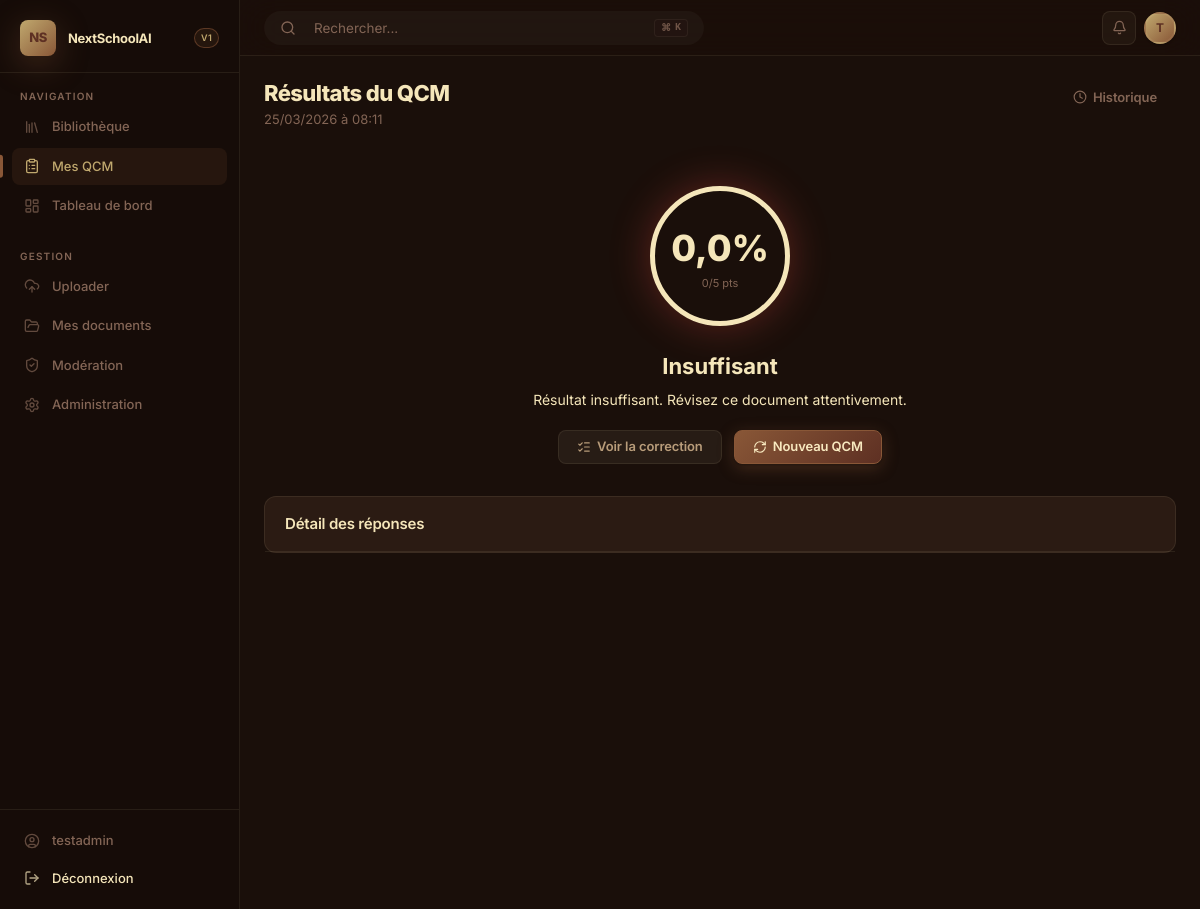
Page /qcm/session/2/resultats/ (signed in) on the committed database.
### accounts/models.py (models this page shows, shortened)
class Utilisateur(AbstractUser):
    SEXE_CHOICES = [
        ('M', _('Masculin')),
        ('F', _('Féminin')),
        ('A', _('Autre')),
    ]
    THEME_CHOICES = [
        ('brownie',  'Brownie (chaud & sombre)'),
        ('midnight', 'Midnight (noir profond)'),
        ('arctic',   'Arctic (blanc épuré)'),
        ('forest',   'Forest (vert sombre)'),
        ('ocean',    'Ocean (bleu profond)'),
        ('rose',     'Rose (mauve chaud)'),
        ('noir',     'Noir (contraste élevé)'),
    ]
    avatar = models.ImageField(
        upload_to='avatars/',
        null=True,
        blank=True,
        verbose_name=_("Photo de profil")
    )
    sexe = models.CharField(
        max_length=1,
        choices=SEXE_CHOICES,
        blank=True,
        verbose_name=_("Sexe")
    )
    theme = models.CharField(
        max_length=20,
        choices=THEME_CHOICES,
        default='brownie',
        verbose_name=_("Thème visuel")
    )
    role = models.ForeignKey(
        Role,
        on_delete=models.SET_NULL,
        null=True,
        blank=True,
        related_name='utilisateurs',
        verbose_name=_("Rôle")
    )
    groups = models.ManyToManyField(
        'auth.Group',
        related_name='nextschool_utilisateurs',
        blank=True,
        verbose_name=_("Groupes"),
    )
    user_permissions = models.ManyToManyField(
        'auth.Permission',
        related_name='nextschool_utilisateurs',
        blank=True,
        verbose_name=_("Permissions utilisateur"),
    )
    objects = UtilisateurManager()
    class Meta:
        verbose_name        = _("Utilisateur")
        verbose_name_plural = _("Utilisateurs")
        ordering            = ['last_name', 'first_name']
    @property
    def est_enseignant(self):
        return self.role and self.role.code == 'enseignant'
    @property
    def est_admin(self):
        return self.is_superuser or (self.role and self.role.code == 'admin')

### quiz/models.py (models this page shows, shortened)
class SessionQCM(models.Model):
    STATUT_CHOICES = [
        ('en_cours',  _('En cours')),
        ('termine',   _('Terminé')),
        ('abandonne', _('Abandonné')),
    ]
    utilisateur = models.ForeignKey(
        settings.AUTH_USER_MODEL,
        on_delete=models.CASCADE,
        related_name='sessions_qcm',
        verbose_name=_("Utilisateur")
    )
    interaction = models.ForeignKey(
        'ia.InteractionIA',
        on_delete=models.CASCADE,
        related_name='sessions',
        verbose_name=_("Interaction IA (QCM source)"),
        null=True,
        blank=True
    )
    document = models.ForeignKey(
        'documents.Document',
        on_delete=models.SET_NULL,
        null=True,
        blank=True,
        related_name='sessions_qcm',
        verbose_name=_("Document source")
    )
    date_debut  = models.DateTimeField(auto_now_add=True, verbose_name=_("Date de début"))
    date_fin    = models.DateTimeField(blank=True, null=True, verbose_name=_("Date de fin"))
    statut      = models.CharField(
        max_length=20,
        choices=STATUT_CHOICES,
        default='en_cours',
        verbose_name=_("Statut")
    )
    score_obtenu    = models.PositiveSmallIntegerField(default=0, verbose_name=_("Score obtenu"))
    score_total     = models.PositiveSmallIntegerField(default=0, verbose_name=_("Score total possible"))
    nb_questions    = models.PositiveSmallIntegerField(default=0, verbose_name=_("Nombre de questions"))
    @property
    def pourcentage(self):
        if self.score_total == 0:
            return 0
        return round((self.score_obtenu / self.score_total) * 100, 1)
    @property
    def mention(self):
        pct = self.pourcentage
        if pct >= 90:
            return "Excellent"
        elif pct >= 75:
            return "Bien"
        elif pct >= 60:
            return "Assez bien"
        elif pct >= 50:
            return "Passable"
        return "Insuffisant"
    class Meta:
        verbose_name        = _("Session QCM")
        verbose_name_plural = _("Sessions QCM")
        ordering            = ['-date_debut']
        indexes             = [
            models.Index(fields=['utilisateur', 'statut']),
            models.Index(fields=['document', 'statut']),
        ]

### quiz/views.py (the view)
# urls.py: path('session/<int:session_pk>/resultats/', views.resultats_qcm, name='resultats'),
@login_required
def resultats_qcm(request, session_pk):
    session = get_object_or_404(SessionQCM, pk=session_pk, utilisateur=request.user)
    reponses = ReponseSession.objects.filter(
        session=session
    ).select_related('question', 'option_choisie').prefetch_related('question__options')
    return render(request, 'quiz/resultats.html', {
        'session':    session,
        'reponses':   reponses,
        'titre_page': f"Résultats — {session.pourcentage}%",
    })

### templates/quiz/resultats.html (shortened to what this page needs)
{% extends "base.html" %}
{% block nav_qcm %}active{% endblock %}
{% block content %}
<div class="page-header">
  <div class="page-header-left">
    <h1 class="page-title">Résultats du QCM</h1>
    <p class="page-subtitle">{{ session.date_debut|date:"d/m/Y à H:i" }}</p>
  </div>
  <a href="{% url 'quiz:historique' %}" class="btn btn-ghost">
    <i data-lucide="clock"></i> Historique
  </a>
</div>
<div style="text-align:center;padding:32px 0;">
  <div class="score-circle" style="border-color:{% if session.pourcentage >= 60 %}var(--success){% elif session.pourcentage >= 40 %}var(--warning){% else %}var(--danger){% endif %};box-shadow:0 0 40px {% if session.pourcentage >= 60 %}rgba(63,185,80,0.3){% elif session.pourcentage >= 40 %}rgba(210,153,34,0.3){% else %}rgba(248,81,73,0.3){% endif %};">
    <div class="score-number">{{ session.pourcentage }}%</div>
    <div class="score-label">{{ session.score_obtenu }}/{{ session.score_total }} pts</div>
  </div>
  <h2 style="font-size:22px;font-weight:700;color:var(--text-primary);margin-bottom:6px;">{{ session.mention }}</h2>
  <p style="font-size:14px;color:var(--text-secondary);">
    {% if session.pourcentage >= 80 %}Excellent travail ! Continuez comme ça. 🎉
    {% elif session.pourcentage >= 60 %}Bien ! Quelques points à revoir.
    {% elif session.pourcentage >= 40 %}Des efforts à fournir. Repassez ce cours.
    {% else %}Résultat insuffisant. Révisez ce document attentivement.{% endif %}
  </p>
  <div style="display:flex;gap:12px;justify-content:center;margin-top:20px;">
    <a href="{% url 'quiz:correction' session.pk %}" class="btn btn-secondary">
      <i data-lucide="list-checks"></i> Voir la correction
    </a>
    {% if session.document %}
    <a href="{% url 'quiz:generer' session.document.pk %}" class="btn btn-primary">
      <i data-lucide="refresh-cw"></i> Nouveau QCM
    </a>
    {% endif %}
  </div>
</div>
<div class="card">
  <div class="card-header"><span class="card-title">Détail des réponses</span></div>
</div>
{% endblock %}

### templates/base.html (shortened to what this page needs)
<!DOCTYPE html>
<html lang="fr" data-theme="{% if user.is_authenticated %}{{ user.theme|default:'brownie' }}{% else %}brownie{% endif %}">
<head>
  {% load static %}
  <link rel="stylesheet" href="{% static 'css/nextschoolai.css' %}?v=1.1">
</head>
<body>
{% if user.is_authenticated %}
<div class="app-layout">
  <aside class="sidebar">
    <div class="sidebar-brand">
      <div class="brand-logo">NS</div>
      <span class="brand-name">NextSchoolAI</span>
      <span class="brand-badge">v1</span>
    </div>
    <div class="sidebar-section">
      <div class="sidebar-section-title">Navigation</div>
      <nav class="sidebar-nav">
        <a href="{% url 'documents:liste' %}" class="nav-item {% block nav_bibliotheque %}{% endblock %}">
          <i data-lucide="library"></i>
          Bibliothèque
        </a>
        <a href="{% url 'quiz:historique' %}" class="nav-item {% block nav_qcm %}{% endblock %}">
          <i data-lucide="clipboard-list"></i>
          Mes QCM
        </a>
        <a href="{% url 'accounts:tableau_de_bord' %}" class="nav-item {% block nav_dashboard %}{% endblock %}">
          <i data-lucide="layout-dashboard"></i>
          Tableau de bord
        </a>
      </nav>
    </div>
    {% if user.est_enseignant or user.est_admin %}
    <div class="sidebar-section">
      <div class="sidebar-section-title">Gestion</div>
      <nav class="sidebar-nav">
        <a href="{% url 'documents:upload' %}" class="nav-item {% block nav_upload %}{% endblock %}">
          <i data-lucide="upload-cloud"></i>
          Uploader
        </a>
        <a href="{% url 'documents:mes_documents' %}" class="nav-item {% block nav_mes_docs %}{% endblock %}">
          <i data-lucide="folder-open"></i>
          Mes documents
        </a>
        {% if user.est_admin %}
        <a href="{% url 'documents:moderation' %}" class="nav-item {% block nav_moderation %}{% endblock %}">
          <i data-lucide="shield-check"></i>
          Modération
        </a>
        <a href="/admin/" class="nav-item">
          <i data-lucide="settings"></i>
          Administration
        </a>
        {% endif %}
      </nav>
    </div>
    {% endif %}
    <div class="sidebar-footer">
      <a href="{% url 'accounts:profil' %}" class="nav-item">
        <i data-lucide="user-circle"></i>
        {{ user.get_full_name|default:user.username }}
      </a>
      <a href="{% url 'accounts:deconnexion' %}" class="nav-item" style="color: var(--danger);">
        <i data-lucide="log-out"></i>
        Déconnexion
      </a>
    </div>
  </aside>
  <div class="main-content">
    <header class="topbar">
      <button class="topbar-search" id="btn-open-search" style="border:none; cursor:pointer; background:rgba(255,255,255,0.03); outline:none; font-family:var(--font-sans); display:flex; align-items:center; width:300px; padding:8px 16px; border-radius:100px; transition:background 0.2s;">
        <i data-lucide="search" style="width:16px; height:16px; margin-right:10px; color:var(--text-3);"></i>
        <span style="color:var(--text-3); font-size:13.5px; flex:1; text-align:left;">Rechercher...</span>
        <div style="background:var(--bg-secondary); padding:2px 6px; border-radius:4px; font-size:10px; color:var(--text-3); font-family:var(--font-mono); font-weight:600; border:1px solid var(--border); display:flex; gap:4px; opacity:0.8;">
          <span>⌘</span><span>K</span>
        </div>
      </button>
      <div class="topbar-actions">
        <button class="topbar-btn" title="Notifications">
          <i data-lucide="bell"></i>
        </button>
        <a href="{% url 'accounts:profil' %}">
          <div class="avatar" title="{{ user.username }}">
            {% if user.avatar %}
              <img src="{{ user.avatar.url }}" alt="Avatar" style="width:100%;height:100%;object-fit:cover;border-radius:50%;">
            {% else %}
              {{ user.first_name|first|default:user.username|first|upper }}
            {% endif %}
          </div>
        </a>
      </div>
    </header>
    <main class="page-content">
      {% block content %}{% endblock %}
    </main>
  </div>
</div>
{% endif %}
</body>
</html>

### rows in the picture
Utilisateur: get_full_name "testadmin", first_name|first "T"
SessionQCM: date_debut "25/03/2026 à 08:11", pourcentage "0,0", score_obtenu "0", score_total "5", mention "Insuffisant"
